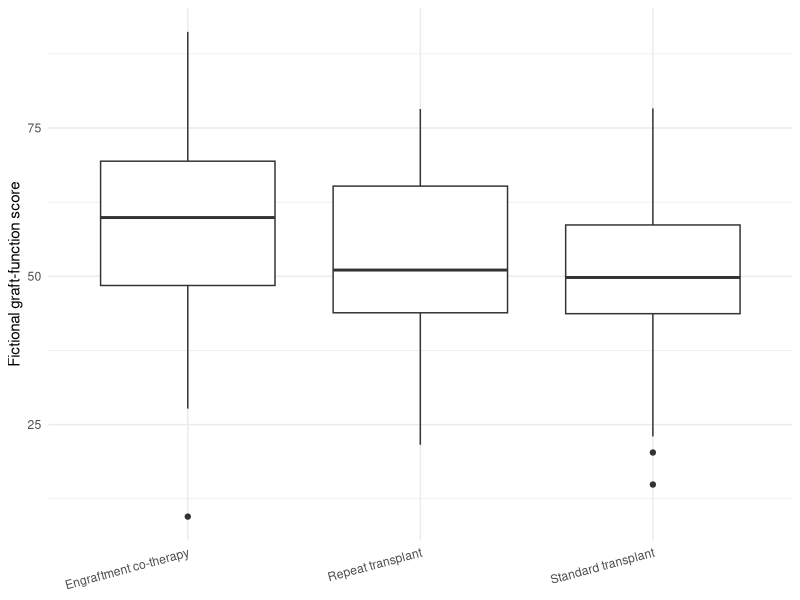

This chart was generated by the following R code:
## ---- chunk 1
library(tidyverse)
library(broom)
theme_set(theme_minimal())
islet <- read_csv("data/topic03_synthetic.csv", show_col_types = FALSE)
## ---- chunk 2
islet |>
  ggplot(aes(transplant_strategy, graft_function_score)) +
  geom_boxplot() +
  labs(x = NULL, y = "Fictional graft-function score") +
  theme(axis.text.x = element_text(angle = 15, hjust = 1))

islet |>
  group_by(transplant_strategy) |>
  summarise(
    recipients = n(),
    mean_score = mean(graft_function_score),
    sd_score = sd(graft_function_score),
    insulin_independent = mean(insulin_independent_at_12_months == "Yes")
  )
## ---- chunk 3
two_groups <- islet |> filter(transplant_strategy != "Repeat transplant")
tidy(t.test(graft_function_score ~ transplant_strategy, data = two_groups), conf.int = TRUE)
## ---- chunk 4
fit_anova <- aov(graft_function_score ~ transplant_strategy, data = islet)
tidy(fit_anova)
TukeyHSD(fit_anova)
## ---- chunk 5
independence_table <- table(islet$transplant_strategy, islet$insulin_independent_at_12_months)
independence_table
prop.table(independence_table, margin = 1)
chisq.test(independence_table)
